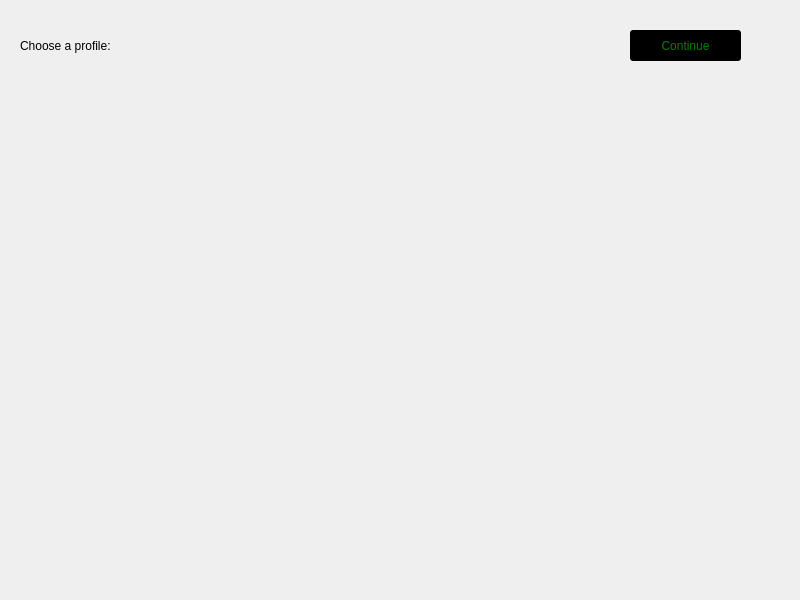
<?xml version="1.0" encoding="UTF-8"?>
<ui version="4.0">
 <class>MainWindow</class>
 <widget class="QMainWindow" name="MainWindow">
  <property name="geometry">
   <rect>
    <x>0</x>
    <y>0</y>
    <width>800</width>
    <height>600</height>
   </rect>
  </property>
  <property name="font">
   <font>
    <family>Purisa</family>
    <pointsize>16</pointsize>
   </font>
  </property>
  <property name="windowTitle">
   <string>MainWindow</string>
  </property>
  <property name="styleSheet">
   <string notr="true">QLabel{
font: 16pt &quot;Purisa&quot;;
}
QPushButton{
color: green;
background-color: black;
border: 2px green;
border-radius: 3px;
font: 16pt &quot;Purisa&quot;;
}
QRadioButton{
font: 26pt &quot;Purisa&quot;;
}
QLineEdit{
font: 26pt &quot;Purisa&quot;;
}</string>
  </property>
  <widget class="QWidget" name="centralwidget">
   <widget class="QLabel" name="label">
    <property name="geometry">
     <rect>
      <x>20</x>
      <y>10</y>
      <width>221</width>
      <height>71</height>
     </rect>
    </property>
    <property name="text">
     <string>Choose a profile: </string>
    </property>
   </widget>
   <widget class="QPushButton" name="bt_continue">
    <property name="geometry">
     <rect>
      <x>630</x>
      <y>30</y>
      <width>111</width>
      <height>31</height>
     </rect>
    </property>
    <property name="styleSheet">
     <string notr="true"/>
    </property>
    <property name="text">
     <string>Continue</string>
    </property>
   </widget>
   <widget class="QWidget" name="gridLayoutWidget">
    <property name="geometry">
     <rect>
      <x>10</x>
      <y>80</y>
      <width>771</width>
      <height>511</height>
     </rect>
    </property>
    <layout class="QGridLayout" name="gridLayout"/>
   </widget>
   <widget class="QLabel" name="lb_feed">
    <property name="geometry">
     <rect>
      <x>240</x>
      <y>10</y>
      <width>371</width>
      <height>71</height>
     </rect>
    </property>
    <property name="text">
     <string/>
    </property>
   </widget>
  </widget>
 </widget>
 <resources/>
 <connections/>
</ui>
